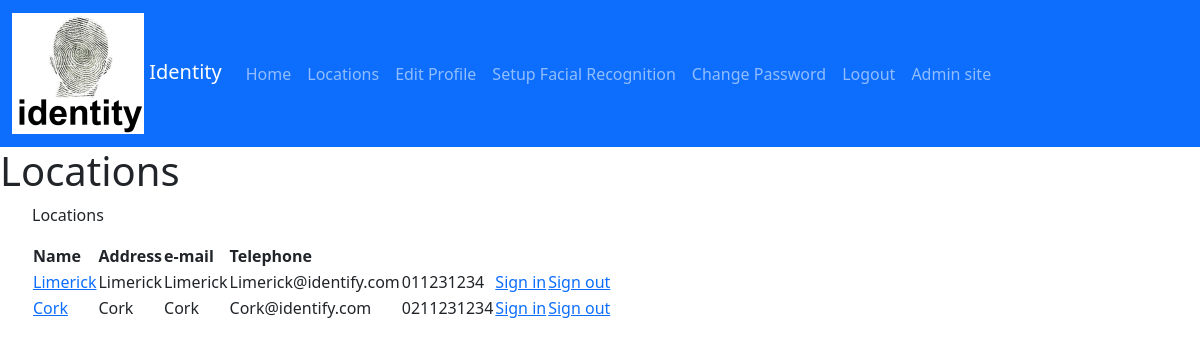
Screenshot of /locations/ (signed in) with the database file from the repository.
### identity/models.py (models this page shows, shortened)
class Location(models.Model):
    id = models.AutoField(primary_key=True)
    address = models.CharField(max_length=200)
    description = models.CharField(max_length=200)
    email = models.EmailField(max_length=200, unique=True)
    name = models.CharField(max_length=200, unique=True)
    telephone = models.CharField(max_length=20)

### identity/views.py (the view)
# urls.py: path('locations/', views.locations, name='locations'),
@login_required
def locations(request):
    locations: list(Location) = Location.objects.order_by('-name')
    return render(request, 'locations/index.html', {'locations': locations})

### identity/templates/locations/index.html (shortened to what this page needs)
{% extends "master.html" %}
{% block content %}
    <h1>Locations</h1>
    {% if locations %}
        <ul>
            <p id="my-desc">Locations</p>
            <table aria-describedby="my-desc">
                <tr>
                    <th>Name</th>
                    <th>Address</th>
                    <th>e-mail</th>
                    <th>Telephone</th>
                    <th>
                    </th>
                    <th>
                    </th>
                </tr>
                {% for location in locations %}
                    <tr>
                        <td>
                            <a href="{% url 'details' location.id %}">{{ location.name }}</a>
                        </td>
                        <td>{{ location.name }}</td>
                        <td>{{ location.address }}</td>
                        <td>{{ location.email }}</td>
                        <td>{{ location.telephone }}</td>
                        <td>
                            <a href="{% url 'sign_in' location.id %}">Sign in</a>
                        </td>
                        <td>
                            <a href="{% url 'sign_out' location.id %}">Sign out</a>
                        </td>
                    </tr>
                {% endfor %}
            </table>
        </ul>
    {% else %}
        <p>No locations are available.</p>
    {% endif %}
{% endblock content %}

### rows the page displays
Location: name "Limerick", address "Limerick", email "Limerick@identify.com", telephone "011231234"
Location: name "Cork", address "Cork", email "Cork@identify.com", telephone "0211231234"
